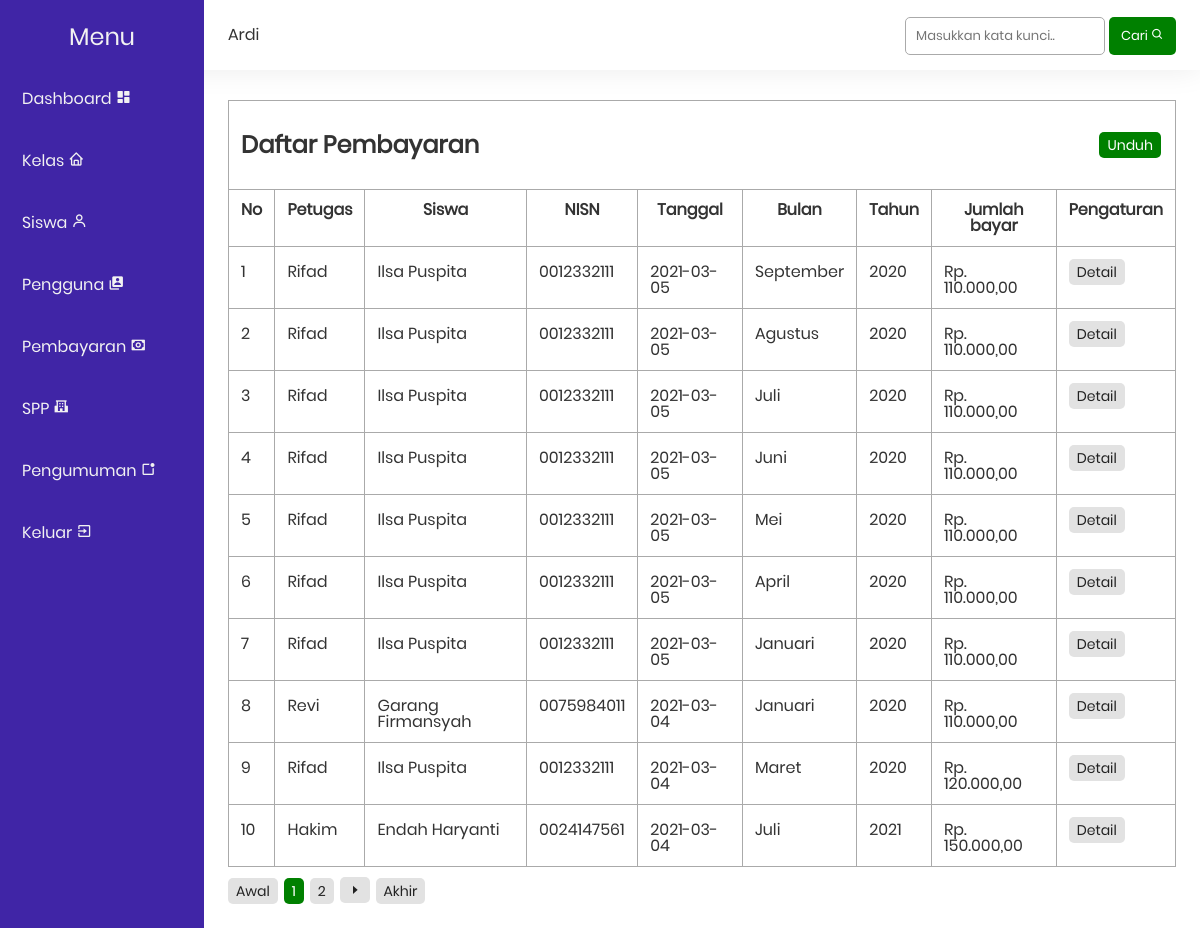
Screenshot of /pages/payment/index.php (signed in) with the database file from the repository.
### tables this page shows
CREATE TABLE `pembayaran` (
  `id` int(11) NOT NULL,
  `id_petugas` int(11) NOT NULL,
  `nisn` int(10) NOT NULL,
  `tanggal_bayar` date NOT NULL,
  `bulan_dibayar` varchar(10) NOT NULL,
  `tahun_dibayar` varchar(4) NOT NULL,
  `id_spp` int(11) NOT NULL,
  `jumlah_bayar` int(11) NOT NULL
);

CREATE TABLE `pengguna` (
  `id` int(11) NOT NULL,
  `nama` varchar(35) NOT NULL,
  `email` varchar(25) NOT NULL,
  `kata_sandi` varchar(50) NOT NULL,
  `tingkat` enum('admin','petugas','siswa') NOT NULL
);

CREATE TABLE `siswa` (
  `nisn` varchar(10) NOT NULL,
  `nis` varchar(8) NOT NULL,
  `nama` varchar(35) NOT NULL,
  `id_kelas` int(11) NOT NULL,
  `alamat` text NOT NULL,
  `no_telepon` bigint(12) NOT NULL,
  `id_spp` int(11) NOT NULL
);

### functions.php (called while the page is built, shortened)
<?php
$conn = mysqli_connect("localhost", "root", "", "spp");
function rupiah($money)
{
    return number_format($money, 2, ',', '.');
}
function queryPagination($query)
{
    global $conn;
    $result = mysqli_query($conn, $query);
    return mysqli_num_rows($result);
}
function startNumber($activePage, $link)
{
    return 1;
}
function endNumber($activePage, $link, $totalPage)
{
    return $totalPage;
}
function numberData($limit, $curretPage)
{
    return 1 + ($limit * ($curretPage - 1));
}

### pages/payment/index.php (the view, shortened to what this page needs)
<?php
include_once('../layout/navbar.php');
include_once('../layout/sidebar.php');
if (isset($_POST['search'])) {
    $keyword = $_POST['keyword'];
} else {
    $keyword = '';
}
if (isset($_SESSION['admin'])) {
    $query = "SELECT *,
                pembayaran.id AS id_pembayaran,
                siswa.nama AS nama_siswa
            FROM pembayaran
            JOIN siswa ON siswa.nisn = pembayaran.nisn
            JOIN pengguna ON pengguna.id = pembayaran.id_petugas
            WHERE siswa.nama LIKE '%$keyword%' OR
                pengguna.nama LIKE '%$keyword%' OR
                pembayaran.nisn LIKE '%$keyword%' OR
                tanggal_bayar LIKE '%$keyword%' OR
                tahun_dibayar LIKE '%$keyword%' OR
                jumlah_bayar LIKE '%$keyword%' OR
                bulan_dibayar LIKE '%$keyword%'
            ORDER BY id_pembayaran DESC";
}
$totalData = queryPagination($query);
$limit = 10;
$totalPage = ceil($totalData / $limit);
$activePage = (isset($_GET['page'])) ? $_GET['page'] : 1;
$curretPage = $activePage ? $activePage : 1;
$startData = ($activePage * $limit) - $limit;
$link = 2;
$startNumber = startNumber($activePage, $link);
$endNumber = endNumber($activePage, $link, $totalPage);
$pembayaran = mysqli_query($conn, $query . " LIMIT $startData, $limit");
$no = numberData($limit, $curretPage);
?>
<table class="table">
    <tr>
        <td colspan="10">
            <span id="action">
                <h2>Daftar Pembayaran</h2>
                <div>
                    <a href="pdf.php" class="badge <?= isset($_SESSION['admin']) ? 'green' : 'grey' ?>">Unduh</a>
                </div>
            </span>
        </td>
    </tr>
    <tr>
        <th>No</th>
        <th>Petugas</th>
        <th>Siswa</th>
        <th>NISN</th>
        <th>Tanggal</th>
        <th>Bulan</th>
        <th>Tahun</th>
        <th>Jumlah bayar</th>
        <th>Pengaturan</th>
    </tr>
    <?php foreach ($pembayaran as $p) : ?>
        <tr>
            <td><?= $no++; ?></td>
            <td><?= $p['nama']; ?></td>
            <td><?= $p['nama_siswa']; ?></td>
            <td><?= $p['nisn']; ?></td>
            <td><?= $p['tanggal_bayar']; ?></td>
            <td><?= $p['bulan_dibayar']; ?></td>
            <td><?= $p['tahun_dibayar']; ?></td>
            <td>Rp. <?= rupiah($p['jumlah_bayar']); ?></td>
            <td>
                <a href="detail.php?i=<?= $p['id_pembayaran'] ?>" class="badge grey">Detail</a>
            </td>
        </tr>
    <?php endforeach; ?>
</table>
<div class="pagination">
    <a href="?page=1" class="badge grey">Awal</a>
    <?php for ($i = $startNumber; $i <= $endNumber; $i++) : ?>
        <?php if ($i == $activePage) : ?>
            <a href="?page=<?= $i; ?>" class="badge green"><?= $i; ?></a>
        <?php else : ?>
            <a href="?page=<?= $i; ?>" class="badge grey"><?= $i; ?></a>
        <?php endif; ?>
    <?php endfor; ?>
    <?php if ($activePage < $totalPage) : ?>
        <a href="?page=<?= $activePage + 1; ?>"><i class='bx bx-caret-right badge grey'></i></a>
    <?php endif; ?>
    <a href="?page=<?= $totalPage; ?>" class="badge grey">Akhir</a>
</div>
<?php include_once('../layout/footer.php'); ?>

### style.css (style rules this page uses)
html, body, div, span, applet, object, iframe, blockquote, pre, abbr, acronym, address, big, cite, code, del, dfn, em, img, ins, kbd, q, s, samp, small, strike, strong, sub, sup, tt, var, b, u, i, a, p, center, dl, dt, dd, ol, ul, li, fieldset, form, label, legend, table, caption, tbody, tfoot, thead, tr, td, article, aside, canvas, details, embed, figure, figcaption, footer, header, hgroup, menu, nav, output, ruby, section, summary, time, mark, audio, video { margin: 0; padding: 0; border: 0; font-size: 100%; font: inherit; vertical-align: baseline; font-family: "Poppins", Arial, Helvetica, sans-serif; }
body { line-height: 1; }
html { scroll-behavior: smooth; }
a { text-decoration: none; }
h1, h2, h3, h4, h5, h6, p, td, th, a, label { color: #333; }
.table { border-collapse: collapse; border-spacing: 10px; width: 100%; }
.table td, .table th { border: 1px solid#aaa; padding: 12px; }
.pagination { margin-top: 10px; }
.badge { padding: 6px 8px; display: inline-block; font-size: 14px; text-align: center; box-sizing: border-box; border-radius: 5px; margin-right: 2px; }
.green { color: white; background-color: green; }
.grey { color: #222; background-color: #e2e2e2; }
#action { display: flex; width: 100%; align-items: center; align-content: center; justify-content: space-between; }

### rows the page displays
pembayaran: pengguna.nama "Rifad", siswa.nama "Ilsa Puspita", siswa.nisn "0012332111", tanggal_bayar "2021-03-05", bulan_dibayar "September", tahun_dibayar "2020", jumlah_bayar "110.000,00"
pembayaran: pengguna.nama "Rifad", siswa.nama "Ilsa Puspita", siswa.nisn "0012332111", tanggal_bayar "2021-03-05", bulan_dibayar "Agustus", tahun_dibayar "2020", jumlah_bayar "110.000,00"
pembayaran: pengguna.nama "Rifad", siswa.nama "Ilsa Puspita", siswa.nisn "0012332111", tanggal_bayar "2021-03-05", bulan_dibayar "Juli", tahun_dibayar "2020", jumlah_bayar "110.000,00"
pembayaran: pengguna.nama "Rifad", siswa.nama "Ilsa Puspita", siswa.nisn "0012332111", tanggal_bayar "2021-03-05", bulan_dibayar "Juni", tahun_dibayar "2020", jumlah_bayar "110.000,00"
pembayaran: pengguna.nama "Rifad", siswa.nama "Ilsa Puspita", siswa.nisn "0012332111", tanggal_bayar "2021-03-05", bulan_dibayar "Mei", tahun_dibayar "2020", jumlah_bayar "110.000,00"
pembayaran: pengguna.nama "Rifad", siswa.nama "Ilsa Puspita", siswa.nisn "0012332111", tanggal_bayar "2021-03-05", bulan_dibayar "April", tahun_dibayar "2020", jumlah_bayar "110.000,00"
pembayaran: pengguna.nama "Rifad", siswa.nama "Ilsa Puspita", siswa.nisn "0012332111", tanggal_bayar "2021-03-05", bulan_dibayar "Januari", tahun_dibayar "2020", jumlah_bayar "110.000,00"
pembayaran: pengguna.nama "Revi", siswa.nama "Garang Firmansyah", siswa.nisn "0075984011", tanggal_bayar "2021-03-04", bulan_dibayar "Januari", tahun_dibayar "2020", jumlah_bayar "110.000,00"
pembayaran: pengguna.nama "Rifad", siswa.nama "Ilsa Puspita", siswa.nisn "0012332111", tanggal_bayar "2021-03-04", bulan_dibayar "Maret", tahun_dibayar "2020", jumlah_bayar "120.000,00"
pembayaran: pengguna.nama "Hakim", siswa.nama "Endah Haryanti", siswa.nisn "0024147561", tanggal_bayar "2021-03-04", bulan_dibayar "Juli", tahun_dibayar "2021", jumlah_bayar "150.000,00"

### other values shown
$_SESSION["name"] "Ardi"
